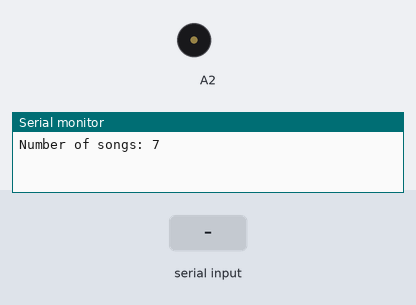
Recording of a sketch running on a simulated Arduino Uno, built with avr-gcc and run on an emulated ATmega328P. Parts: buzzer (waves = sounding), the last lines printed to the serial monitor. The inputs (shaded band) are chosen by the test bench.

Above: at 1.2 s.
1.3 s: "90,45\n" received over Serial
At 2.1 s:
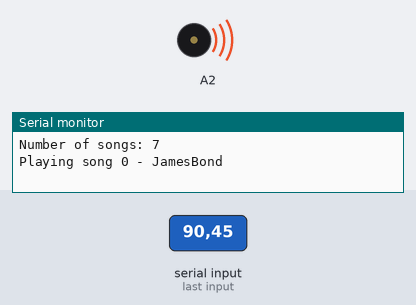
2.8 s: byte 10 ('\n') received over Serial
5.8 s: "30,150\n" received over Serial
At 6.5 s:
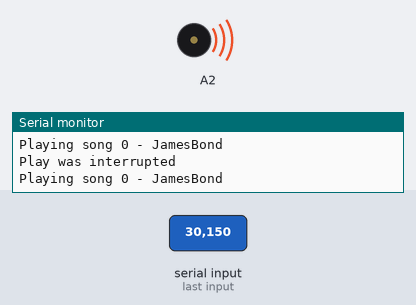
7.4 s: "c\n" received over Serial
Timing chart, 0 to 9.9 s (numbered marks = the images above; inputs shaded):
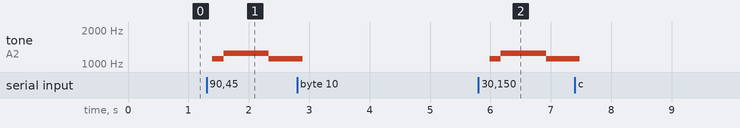

The sketch:

libRTTTL_Flash.ino
```cpp
/* (c)2018 CrashSoft
 * Commands:
 * 0 - 9  -- Number of song to play
 * A      -- Autoplay on/off
 * D      -- Set delay for autoplay (1-60 secs)
 */
#include "libRTTTL_Flash.h"

#define       SERIAL_INPUT_SIZE     32        // Calculate based on max input size expected for one command
#define       countof(a) (sizeof(a) / sizeof(a[0]))

// Store data in flash (program) memory
const char s0[] PROGMEM = "JamesBond:d=4,o=5,b=80:32p,16c#6,32d#6,32d#6,16d#6,8d#6,16c#6,16c#6,16c#6,16c#6,32e6,32e6,16e6,8e6,16d#6,16d#6,16d#6,16c#6,32d#6,32d#6,16d#6,8d#6,16c#6,16c#6,16c#6,16c#6,32e6,32e6,16e6,8e6,16d#6,16d6,16c#6,16c#7,c.7,16g#6,16f#6,g#.6";
const char s1[] PROGMEM = "PrinceIgor:d=32,o=6,b=40:16c,16c,4g,f,g,16d#,d,c,d,d#,4f,16g,16f,d#,d,16g5,16g5,4c,d#,f,16d#,d,c,d,c,8a#.5";
const char s2[] PROGMEM = "Halloween:d=4,o=5,b=180:32p,8d6,8g,8g,8d6,8g,8g,8d6,8g,8d#6,8g,8d6,8g,8g,8d6,8g,8g,8d6,8g,8d#6,8g,8c#6,8f#,8f#,8c#6,8f#,8f#,8c#6,8f#,8d6,8f#,8c#6,8f#,8f#,8c#6,8f#,8f#,8c#6,8f#,8d6,8f#";
const char s3[] PROGMEM = "KnightRider:d=4,o=5,b=125:16e,16p,16f,16e,16e,16p,16e,16e,16f,16e,16e,16e,16d#,16e,16e,16e,16e,16p,16f,16e,16e,16p,16f,16e,16f,16e,16e,16e,16d#,16e,16e,16e,16d,16p,16e,16d,16d,16p,16e,16d,16e,16d,16d,16d,16c,16d,16d,16d,16d,16p,16e,16d,16d,16p,16e,16d,16e,16d,16d,16d,16c,16d,16d,16d";
const char s4[] PROGMEM = "TopGun:d=4,o=4,b=31:32p,16c#,16g#,16g#,32f#,32f,32f#,32f,16d#,16d#,32c#,32d#,16f,32d#,32f,16f#,32f,32c#,16f,d#,16c#,16g#,16g#,32f#,32f,32f#,32f,16d#,16d#,32c#,32d#,16f,32d#,32f,16f#,32f,32c#,g#";
const char s5[] PROGMEM = "Dallas:d=4,o=6,b=50:32p,32b.5,8c,32g.5,8g,32c.,16e.,32d.,32e.,16c.,16g.5,16c.,16a.,16g.,32e.,32f.,g,16g.5,16c.,16a.,16g.,32e.,32f.,16g.,32d.,32e.,16c.,16g.5,16c.,32e.,32f.,8d,32g.,g";
const char s6[] PROGMEM = "MenBehaving:d=8,o=5,b=125:32p,16f,g#,4c6,a#,16g#,a#.,g#,16g,g#.,g,f.,16f,g#,4c6,a#,16g#,a#.,g#,16f,d#.6,c#6,c.6,16f,g#,4c6,a#,16g#,a#.,g#,16g,g#.,g,16f";

// Set up a table to refer to your songs.
const char    *const string_table[] PROGMEM = { s0, s1, s2, s3, s4, s5, s6 };
char          buffer[512];    // make sure this is large enough for the largest string it must hold
char          songName[16];

const char    *OnOFF[] = {"Off", "On"};

char          Serial_buffer[SERIAL_INPUT_SIZE + 1];
int           Serial_pos = 0;
int           auto_play = true;

// Määritetään buzzerin pinni Arduinoille
// Define buzzer pin
libRTTTL_Flash player(A2);
int           cur_song=0;
int           num_songs = countof(string_table);
int           song_delay = 10000;
unsigned int  delayTimer=0;

void setup() {
  Serial.begin(115200);
  Serial.print(F("Number of songs: "));
  Serial.println(num_songs);
  //delayTimer = millis();
}

void loop() {

  if (auto_play && millis() > delayTimer + song_delay) {
    playSong(cur_song);

    delayTimer = millis();
    cur_song++;
    if (cur_song >= num_songs)
      cur_song = 0;
  }

  //*** Got a command from serial
  if (serial_Event()) {
    char cmd = toupper(Serial_buffer[0]);

    if (cmd >= '0' && cmd <= '9' ) {
        sscanf (Serial_buffer,"%d", &cur_song);
        if (cur_song < 0 || cur_song >= num_songs)
          cur_song = 0;
          playSong(cur_song);
    }

    if (cmd == 'A')
    {
      auto_play = !auto_play;
      Serial.print(F("Autoplay "));
      Serial.println(OnOFF[auto_play]);
    }

    if (cmd == 'D')
    {
      int Delay=0;
      sscanf (Serial_buffer,"%*c%i", &Delay);

      if (Delay > 0 && Delay < 60) {
        song_delay = Delay * 1000;
        Serial.print(F("New delay (in sec)"));
        Serial.println(Delay);
      }
    }

  }

  delay(100);
}

void playSong(int songNum){
  strcpy_P(buffer, (char*)pgm_read_word(&(string_table[songNum])));    // Copy song from progmem to buffer

  // Read song name
  for (int i=0; i<countof(songName); i++) {
    songName[i] = (buffer[i] != ':') ? buffer[i] : 0;
  }

  Serial.print(F("Playing song "));
  Serial.print(songNum);
  Serial.print(" - ");
  Serial.println(songName);

  // Start playing
  if (!player.play_RTTTL(buffer))
      Serial.println(F("Play was interrupted"));

}


bool serial_Event() {
  while (Serial.available()) {
    // get the new byte:
    char inChar = (char)Serial.read();
    Serial_buffer[Serial_pos] = inChar;

    Serial_pos++;
    // if reached max buf size or the incoming character is a newline return string terminated with zero
    if (inChar == '\n' || Serial_pos == SERIAL_INPUT_SIZE - 1) {
      Serial_buffer[Serial_pos + 1] = 0;
      Serial_pos = 0;
      return true;
    }
  }
  return false;
}
```

libRTTTL_Flash.cpp
```cpp
/*
 *
 *  libRTTTL_Flash.cpp
 *
 *  Kirjasto libRTTTL_Flash on luotu seuraavien tietojen ja koodien perusteella:
 *  The libRTTTL_Flash library was made based on the following data and code:
 *
 *        https://www.instructables.com/id/RTTL-Tunes-on-arduino/
 *
 *        // A fun sketch to demonstrate the use of the tone() function written by Brett Hagman.
 *
 *        // This plays RTTTL (RingTone Text Transfer Language) songs using the
 *        // now built-in tone() command in Wiring and Arduino.
 *        // Written by Brett Hagman
 *        // http://www.roguerobotics.com/
 *
 *        // To play the output on a small speaker (i.e. 8 Ohms or higher), simply use
 *        // a 1K Ohm resistor from the output pin to the speaker, and connect the other
 *        // side of the speaker to ground.
 *
 */

#include <Arduino.h>
#include "libRTTTL_Flash.h"

#define OCTAVE_OFFSET 0

// These values can also be found as constants in the Tone library (Tone.h)
int notes[] = { 0,
262, 277, 294, 311, 330, 349, 370, 392, 415, 440, 466, 494,
523, 554, 587, 622, 659, 698, 740, 784, 831, 880, 932, 988,
1047, 1109, 1175, 1245, 1319, 1397, 1480, 1568, 1661, 1760, 1865, 1976,
2093, 2217, 2349, 2489, 2637, 2794, 2960, 3136, 3322, 3520, 3729, 3951
};


#define isdigit(n) (n >= '0' && n <= '9')


libRTTTL_Flash::libRTTTL_Flash(int tonePin) {

	_tonePin 	=	tonePin;
}


bool libRTTTL_Flash::play_RTTTL(char *p) {
	// Absolutely no error checking in here

	byte default_dur = 4;
	byte default_oct = 6;
	int bpm = 63;
	int num;
	long wholenote;
	long duration;
	byte note;
	byte scale;

	// format: d=N,o=N,b=NNN:
	// find the start (skip name, etc)

	while(*p != ':') p++;    // ignore name
	p++;                     // skip ':'

	// get default duration
	if(*p == 'd')
	{
		p++; p++;              // skip "d="
		num = 0;
		while(isdigit(*p))
		{
			num = (num * 10) + (*p++ - '0');
 		}
		if(num > 0) default_dur = num;
		p++;                   // skip comma
	}

	// Serial.print("ddur: "); Serial.println(default_dur, 10);

	// get default octave
	if(*p == 'o')
		{
		p++; p++;              // skip "o="
		num = *p++ - '0';
		if(num >= 3 && num <=7) default_oct = num;
		p++;                   // skip comma
	}

	// Serial.print("doct: "); Serial.println(default_oct, 10);

	// get BPM
	if(*p == 'b')
	{
		p++; p++;              // skip "b="
		num = 0;
		while(isdigit(*p))
		{
			num = (num * 10) + (*p++ - '0');
		}
		bpm = num;
		p++;                   // skip colon
	}

	// Serial.print("bpm: "); Serial.println(bpm, 10);

	// BPM usually expresses the number of quarter notes per minute
	wholenote = (60 * 1000L / bpm) * 4;  // this is the time for whole note (in milliseconds)

	// Serial.print("wn: "); Serial.println(wholenote, 10);


	// now begin note loop
	while(*p)
	{
		// first, get note duration, if available
		num = 0;
		while(isdigit(*p))
		{
			num = (num * 10) + (*p++ - '0');
		}

		if(num) duration = wholenote / num;
		else duration = wholenote / default_dur;  // we will need to check if we are a dotted note after

		// now get the note
		note = 0;

		switch(*p)
		{
			case 'c':
				note = 1;
				break;
			case 'd':
				note = 3;
				break;
			case 'e':
				note = 5;
				break;
			case 'f':
				note = 6;
				break;
			case 'g':
				note = 8;
				break;
			case 'a':
				note = 10;
				break;
			case 'b':
				note = 12;
				break;
			case 'p':
			default:
				note = 0;
		}
		p++;

		// now, get optional '#' sharp
		if(*p == '#')
		{
			note++;
			p++;
		}

		// now, get optional '.' dotted note
		if(*p == '.')
		{
			duration += duration/2;
			p++;
		}

		// now, get scale
		if(isdigit(*p))
		{
			scale = *p - '0';
			p++;
		}
		else
		{
			scale = default_oct;
		}

		scale += OCTAVE_OFFSET;

		if(*p == ',')
			p++;       // skip comma for next note (or we may be at the end)

		// now play the note

		if(note)
		{
			/*
			Serial.print("Playing: ");
			Serial.print(scale, 10); Serial.print(' ');
			Serial.print(note, 10); Serial.print(" (");
			Serial.print(notes[(scale - 4) * 12 + note], 10);
			Serial.print(") ");
			Serial.println(duration, 10);
			*/
			tone(_tonePin, notes[(scale - 4) * 12 + note]);
			delay(duration);
			noTone(_tonePin);
		}
		else
		{
			/*
			Serial.print("Pausing: ");
			Serial.println(duration, 10);
			*/
			delay(duration);
		}
   if (Serial.available())
    return false;
	}
 return true;
}
```

libRTTTL_Flash.h
```cpp
/*
 *
 *  libRTTTL_Flash.h
 *
 *  Kirjasto libRTTTL_Flash on luotu seuraavien tietojen ja koodien perusteella:
 *  The libRTTTL_Flash library was made based on the following data and code:
 *
 *        https://www.instructables.com/id/RTTL-Tunes-on-arduino/
 *
 *        // A fun sketch to demonstrate the use of the tone() function written by Brett Hagman.
 *
 *        // This plays RTTTL (RingTone Text Transfer Language) songs using the
 *        // now built-in tone() command in Wiring and Arduino.
 *        // Written by Brett Hagman
 *        // http://www.roguerobotics.com/
 *
 *        // To play the output on a small speaker (i.e. 8 Ohms or higher), simply use
 *        // a 1K Ohm resistor from the output pin to the speaker, and connect the other
 *        // side of the speaker to ground.
 *
 */

#ifndef libRTTTL_Flash_h
#define libRTTTL_Flash_h

#include <Arduino.h>

class libRTTTL_Flash {

	public:

    	libRTTTL_Flash(int);

    	void playTuneNumber(int);
    	bool play_RTTTL(char *p);

	private:

		int _tonePin;
};

#endif
```

Measured:
- after the input at 1.3 s, tone on A2: silent → 1109 Hz after 0.09 s, → 1245 Hz 0.19 s later, → 1109 Hz 0.75 s later
- after the input at 5.8 s, tone on A2: silent → 1109 Hz after 0.19 s, → 1245 Hz 0.19 s later, → 1109 Hz 0.75 s later
